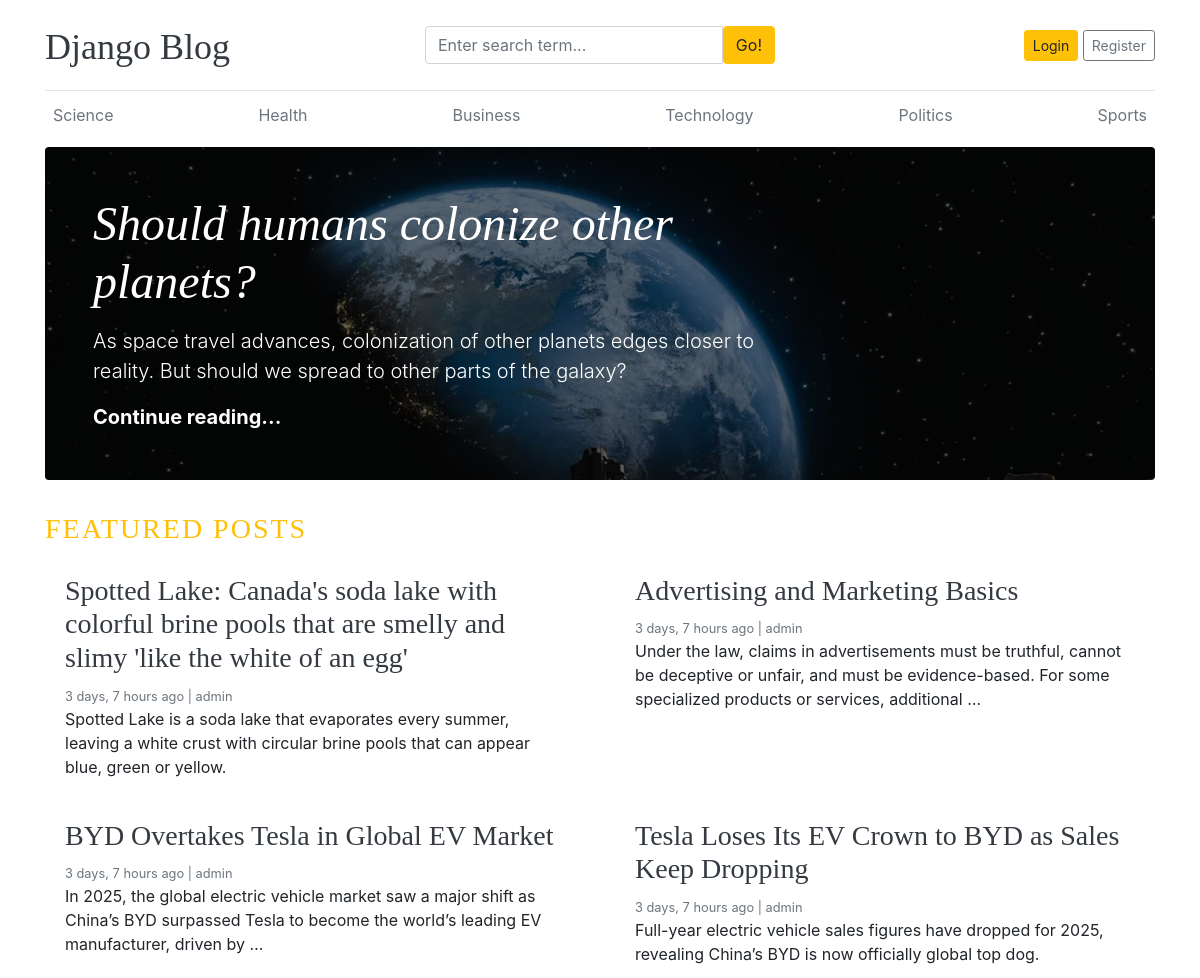
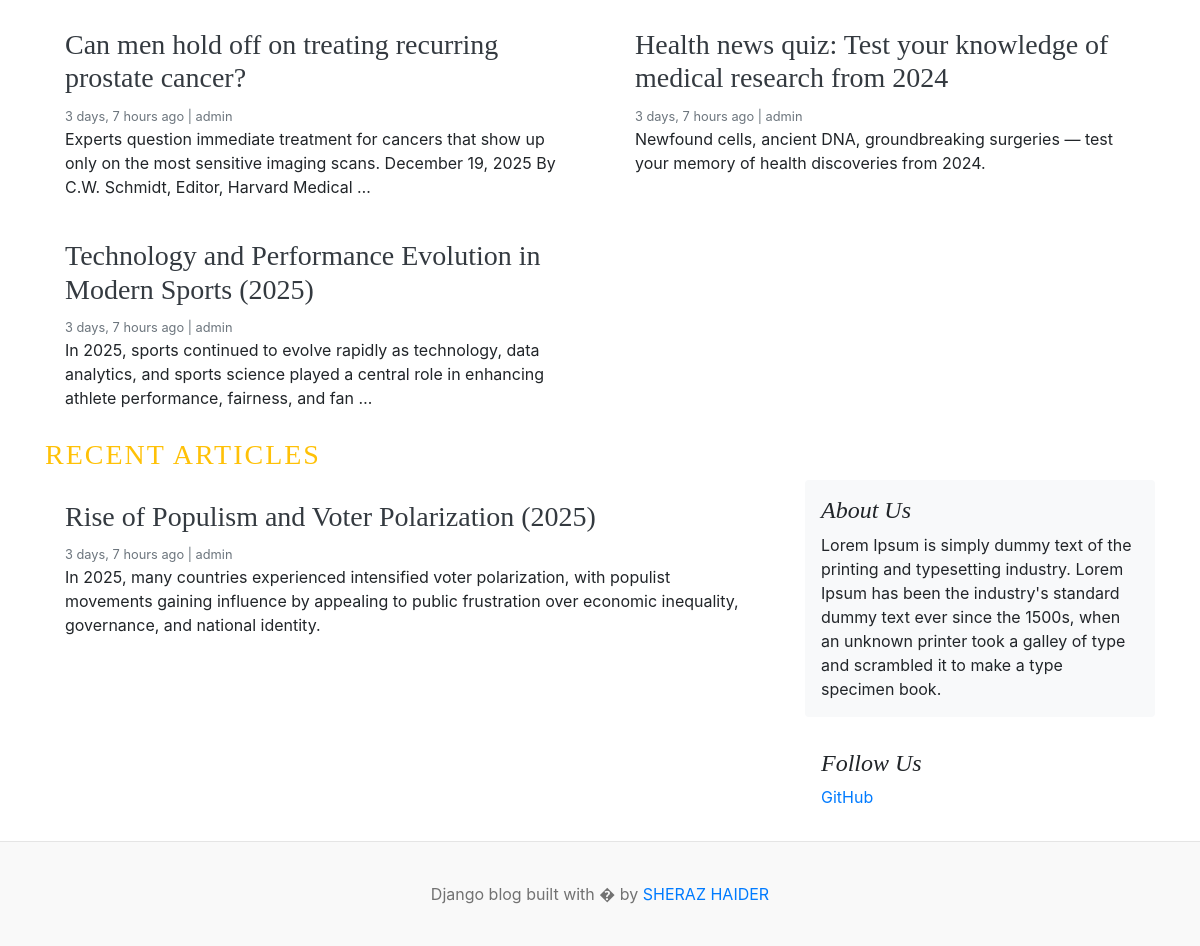
/, run on an earlier commit of the app's database (2 pictures, top to bottom).
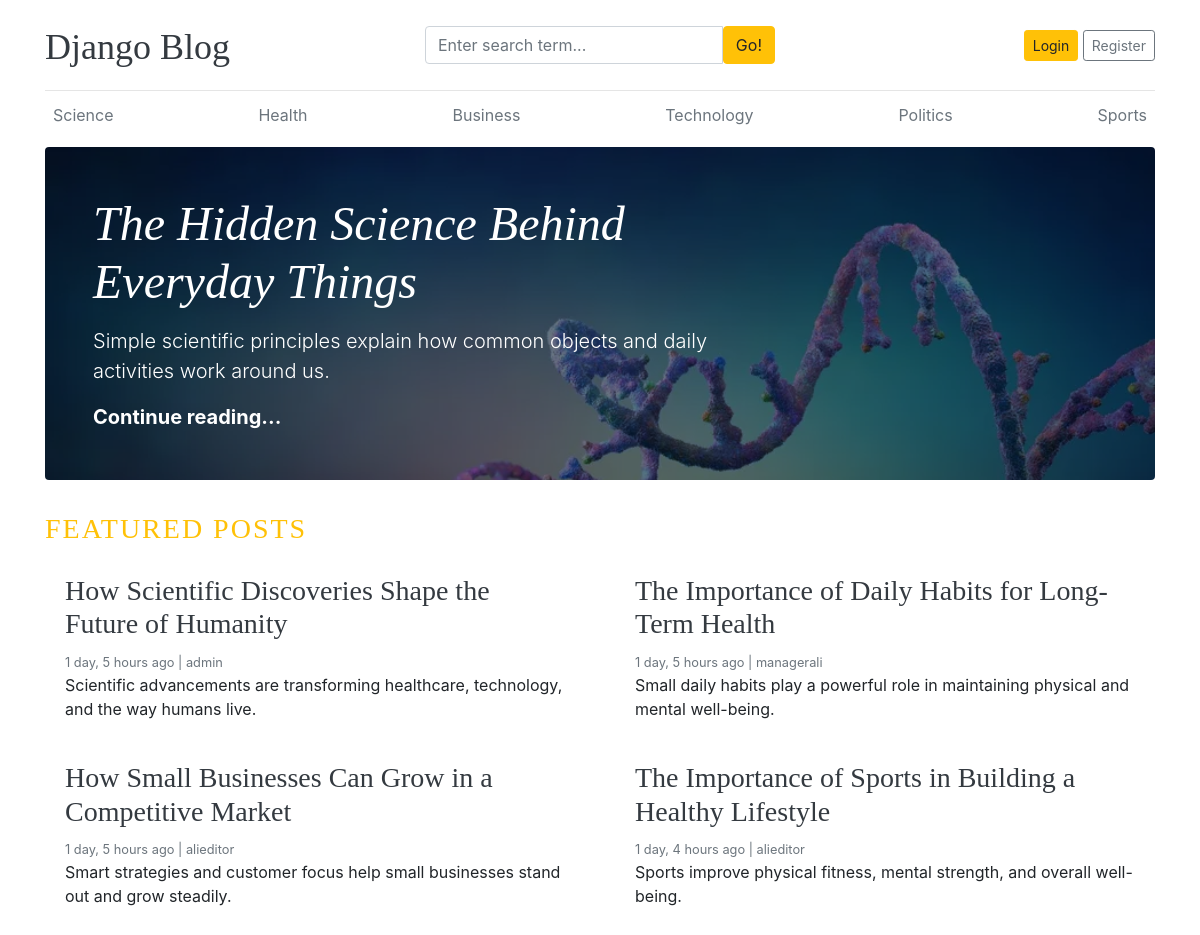
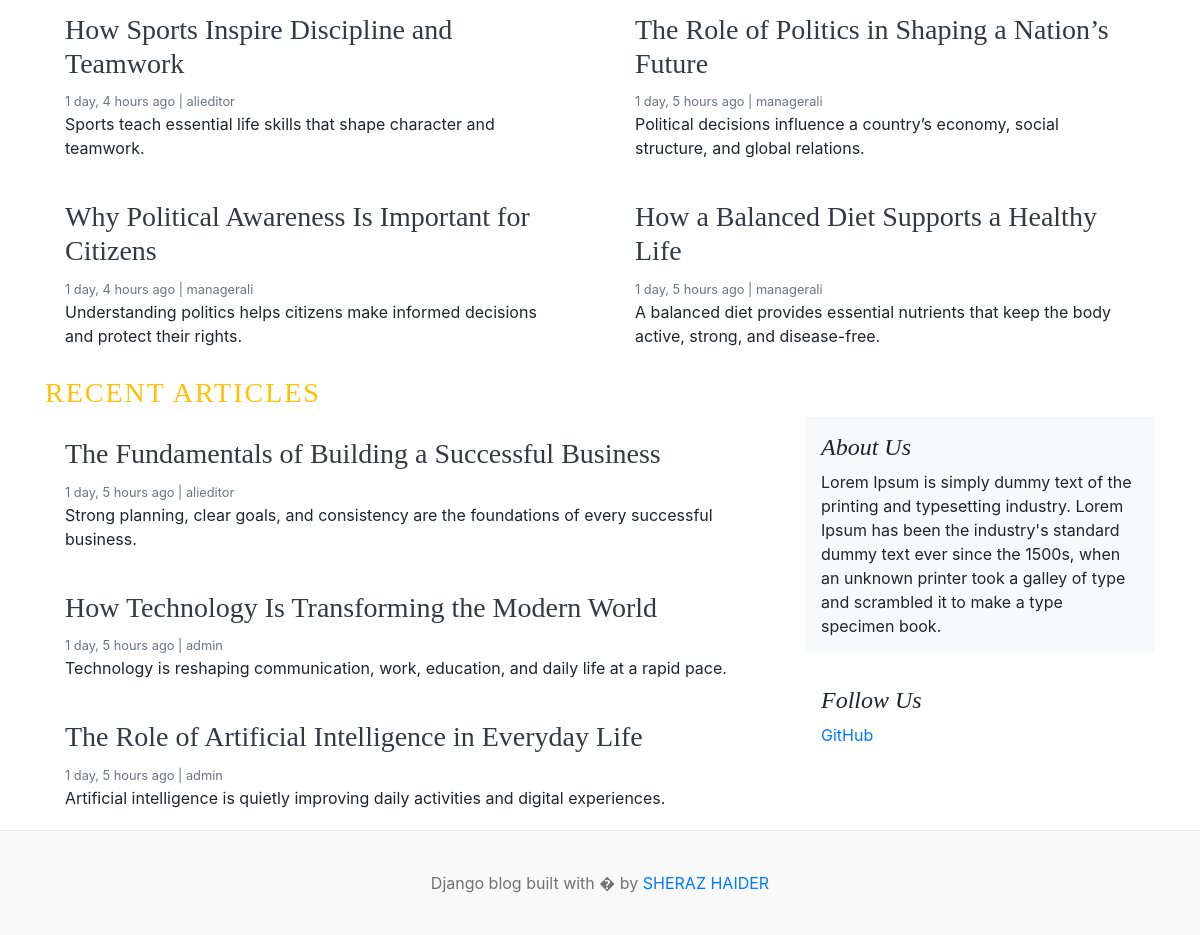
And on a later commit of the database (2 pictures, top to bottom).
### blogs/models.py (models this page shows, shortened)
class Catagory(models.Model):
    catagory_name = models.CharField(max_length=50, unique=True)
    created_at = models.DateTimeField(auto_now_add=True)
    updated_at = models.DateTimeField(auto_now=True)
    class Meta:
        verbose_name_plural = "Catagories"

class Blog(models.Model):
    title = models.CharField(max_length=200)
    slug = models.SlugField(max_length=200, unique=True, blank=True)
    catagory = models.ForeignKey(Catagory, on_delete=models.CASCADE)
    author = models.ForeignKey(User, on_delete=models.CASCADE)
    featured_image = models.ImageField(upload_to='uploads/%Y/%m/%d/')
    short_description = models.TextField(max_length=500)
    blog_body = models.TextField(max_length=5000)
    status = models.CharField(max_length=100, choices=STATUS_CHOICES, default='draft')
    is_featured = models.BooleanField(default=False)
    created_at = models.DateTimeField(auto_now_add=True)
    updated_at = models.DateTimeField(auto_now=True)

### assignment/models.py (models this page shows, shortened)
class SocialLink(models.Model):
    platform = models.CharField(max_length=100)
    link = models.URLField(max_length=200)
    created_at = models.DateTimeField(auto_now_add=True)
    updated_at = models.DateTimeField(auto_now=True)
    class Meta:
        verbose_name_plural = "Social Links"

### blog_main/views.py (the view)
# urls.py: path("", views.home, name="home"),
def home(request):
    featured_posts = Blog.objects.filter(is_featured=True,status='published').order_by('updated_at')
    posts = Blog.objects.filter(is_featured = False, status='published')
    try:
        about = About.objects.get()
    except:
        about = None
    context = {
        "featured_post": featured_posts,
        "posts": posts,
        "about": about,
    }
    return render(request, "home.html", context)

### blogs/context_processors.py (called while the page is built)
def get_catagories(request):
    catagories = Catagory.objects.all()
    return dict(catagories=catagories)

def get_social_links(request):
    social_links = SocialLink.objects.all()
    return dict(social_links=social_links)

### templates/home.html (shortened to what this page needs)
{% extends "base.html" %}
{% block content %}
{% for post in featured_post %}
    {% if forloop.first %}
    <div class="jumbotron p-3 p-md-5 text-white rounded bg-dark" style="background-image: url({{ post.featured_image.url}});background-blend-mode: overlay;background-size:cover;">
        <div class="col-md-8 px-0">
        <h1 class="display-4 font-italic">{{ post.title }}</h1>
        <p class="lead my-3">{{ post.short_description | truncatewords:25 }}</p>
        <p class="lead mb-0"><a href="{% url 'blogs' post.slug %}" class="text-white font-weight-bold">Continue reading...</a></p>
        </div>
    </div>
    {% endif %}
{% endfor %}
<h3 class = "text-uppercase text-warning" style="letter-spacing: 2px;">Featured Posts</h3>
  <div class="row mb-2">
    {% for post in featured_post %}
        {% if not forloop.first %}
    <div class="col-md-6">
      <div class="card border-0" >
        <div class="card-body">
          <h3><a href="{% url 'blogs' post.slug %}" class="text-dark">{{ post.title }}</a></h3>
          <small class="mb-1 text-muted">{{ post.created_at|timesince }} ago | {{ post.author }}</small>
          <p class="card-text">{{ post.short_description | truncatewords:25 }}</p>
        </div>
      </div>
    </div>
        {% endif %}
    {% endfor %}
  </div>
  <h3 class = "text-uppercase text-warning" style="letter-spacing: 2px;">Recent Articles</h3>
  <main role="main" class="container p-0">
    <div class="row">
      <div class="col-md-8 blog-main">
        {% for post in posts %}
        <div class="card border-0" >
        <div class="card-body">
          <h3><a href="{% url 'blogs' post.slug %}" class="text-dark">{{ post.title }}</a></h3>
          <small class="mb-1 text-muted">{{ post.created_at|timesince }} ago | {{ post.author }}</small>
          <p class="card-text">{{ post.short_description | truncatewords:25}}</p>
        </div>
      </div>
        {% endfor %}
      </div>
      <aside class="col-md-4 blog-sidebar">
        <div class="p-3 mb-3 bg-light rounded">
          <h4 class="font-italic">{{ about.about_heading }}</h4>
          <p class="mb-0">{{ about.about_description }}</p>
        </div>
        {% if social_links %}
        <div class="p-3">
          <h4 class="font-italic">Follow Us</h4>
          <ol class="list-unstyled">
            {% for link in social_links %}
            <li><a href="{{ link.link }}" target="_blank">{{ link.platform }}</a></li>
        {% endfor %}
          </ol>
        </div>
        {% endif %}
      </aside>
    </div>
  </main>
</div>
{% endblock content %}

### templates/base.html (shortened to what this page needs)
{% load static %}
<!DOCTYPE html>
<html lang="en">
<head>
    <link href="https://getbootstrap.com/docs/4.0/dist/css/bootstrap.min.css" rel="stylesheet">
    <link href="{% static 'css/blog.css' %}" rel="stylesheet">
    <link rel="stylesheet" href="https://cdnjs.cloudflare.com/ajax/libs/font-awesome/4.7.0/css/font-awesome.min.css">
  </head>
<body>
    <div class="container">
      <header class="blog-header py-3">
        <div class="row flex-nowrap justify-content-between align-items-center">
          <div class="col-4 pt-1">
            <a class="blog-header-logo text-dark" href="/">Django Blog</a>
          </div>
          <div class="col-4">
            <form action="{% url 'search' %}" method="GET">
              <div class="input-group">
                        <input class="form-control" type="text" name="keyword" value="{{ keyword }}" placeholder="Enter search term..." aria-label="Enter search term..." aria-describedby="button-search" />
                        <button type="submit" class="btn btn-warning" id="button-search" type="button">Go!</button>
                    </div>
            </form>
          </div>
          <div class="col-4 d-flex justify-content-end align-items-center">
            {% if not user.is_authenticated %}
            <a class="btn btn-sm btn-warning" href="{% url 'login' %}">Login</a> &nbsp;
            <a class="btn btn-sm btn-outline-secondary" href="{% url 'register' %}">Register</a>
            {% else %}
            <span class="mr-2 btn btn-sm btn-outline-secondary"><a href="{% url 'dashboard' %}">Dashboard</a></span>
            &emsp;
            <a class="btn btn-sm btn-outline-secondary" href="{% url 'logout' %}">Logout</a>
            {% endif %}
          </div>
        </div>
      </header>
      <div class="nav-scroller py-1 mb-2">
        <nav class="nav d-flex justify-content-between">
            {% for cat in catagories %}
          <a class="p-2 text-muted" href="{% url 'posts_by_catagory' cat.id %}">{{ cat.catagory_name }}</a>
            {% endfor %}
        </nav>
      </div>
{% block content %}{% endblock content %}
<footer class="blog-footer">
  <p>Django blog built with � by <a href="#">SHERAZ HAIDER</a></p>
</footer>
</body>
</html>

What changed in the data, as far as the page shows it:
removed Blog: featured_image (picture), title "Should humans colonize other planets?", short_description "As space travel advances, colonization of other planets edges closer to reality. But should we spread to other parts of the galaxy?"
removed Blog: title "Spotted Lake: Canada's soda lake with colorful brine pools that are smelly and slimy 'like the white of an egg'", created_at "3 days, 7 hours", author "admin", short_description "Spotted Lake is a soda lake that evaporates every summer, leaving a white crust with circular brine pools that can appear blue, green or yellow.", shown under "FEATURED POSTS"
removed Blog: title "Advertising and Marketing Basics", created_at "3 days, 7 hours", author "admin", short_description "Under the law, claims in advertisements must be truthful, cannot be deceptive or unfair, and must be evidence-based. For some specialized products or services, additional …", shown under "FEATURED POSTS"
removed Blog: title "BYD Overtakes Tesla in Global EV Market", created_at "3 days, 7 hours", author "admin", short_description "In 2025, the global electric vehicle market saw a major shift as China’s BYD surpassed Tesla to become the world’s leading EV manufacturer, driven by …", shown under "FEATURED POSTS"
removed Blog: title "Tesla Loses Its EV Crown to BYD as Sales Keep Dropping", created_at "3 days, 7 hours", author "admin", short_description "Full-year electric vehicle sales figures have dropped for 2025, revealing China’s BYD is now officially global top dog.", shown under "FEATURED POSTS"
removed Blog: title "Can men hold off on treating recurring prostate cancer?", created_at "3 days, 7 hours", author "admin", short_description "Experts question immediate treatment for cancers that show up only on the most sensitive imaging scans. December 19, 2025 By C.W. Schmidt, Editor, Harvard Medical …", shown under "FEATURED POSTS"
removed Blog: title "Health news quiz: Test your knowledge of medical research from 2024", created_at "3 days, 7 hours", author "admin", short_description "Newfound cells, ancient DNA, groundbreaking surgeries — test your memory of health discoveries from 2024.", shown under "FEATURED POSTS"
removed Blog: title "Technology and Performance Evolution in Modern Sports (2025)", created_at "3 days, 7 hours", author "admin", short_description "In 2025, sports continued to evolve rapidly as technology, data analytics, and sports science played a central role in enhancing athlete performance, fairness, and fan …", shown under "FEATURED POSTS"
removed Blog: title "Rise of Populism and Voter Polarization (2025)", created_at "3 days, 7 hours", author "admin", short_description "In 2025, many countries experienced intensified voter polarization, with populist movements gaining influence by appealing to public frustration over economic inequality, governance, and national identity.", shown under "RECENT ARTICLES"
added Blog: featured_image (picture), title "The Hidden Science Behind Everyday Things", short_description "Simple scientific principles explain how common objects and daily activities work around us."
added Blog: title "How Scientific Discoveries Shape the Future of Humanity", created_at "1 day, 5 hours", author "admin", short_description "Scientific advancements are transforming healthcare, technology, and the way humans live.", shown under "FEATURED POSTS"
added Blog: title "The Importance of Daily Habits for Long-Term Health", created_at "1 day, 5 hours", author "managerali", short_description "Small daily habits play a powerful role in maintaining physical and mental well-being.", shown under "FEATURED POSTS"
added Blog: title "How Small Businesses Can Grow in a Competitive Market", created_at "1 day, 5 hours", author "alieditor", short_description "Smart strategies and customer focus help small businesses stand out and grow steadily.", shown under "FEATURED POSTS"
added Blog: title "The Importance of Sports in Building a Healthy Lifestyle", created_at "1 day, 4 hours", author "alieditor", short_description "Sports improve physical fitness, mental strength, and overall well-being.", shown under "FEATURED POSTS"
added Blog: title "How Sports Inspire Discipline and Teamwork", created_at "1 day, 4 hours", author "alieditor", short_description "Sports teach essential life skills that shape character and teamwork.", shown under "FEATURED POSTS"
added Blog: title "The Role of Politics in Shaping a Nation’s Future", created_at "1 day, 5 hours", author "managerali", short_description "Political decisions influence a country’s economy, social structure, and global relations.", shown under "FEATURED POSTS"
added Blog: title "Why Political Awareness Is Important for Citizens", created_at "1 day, 4 hours", author "managerali", short_description "Understanding politics helps citizens make informed decisions and protect their rights.", shown under "FEATURED POSTS"
added Blog: title "How a Balanced Diet Supports a Healthy Life", created_at "1 day, 5 hours", author "managerali", short_description "A balanced diet provides essential nutrients that keep the body active, strong, and disease-free.", shown under "FEATURED POSTS"
added Blog: title "The Fundamentals of Building a Successful Business", created_at "1 day, 5 hours", author "alieditor", short_description "Strong planning, clear goals, and consistency are the foundations of every successful business.", shown under "RECENT ARTICLES"
added Blog: title "How Technology Is Transforming the Modern World", created_at "1 day, 5 hours", author "admin", short_description "Technology is reshaping communication, work, education, and daily life at a rapid pace.", shown under "RECENT ARTICLES"
added Blog: title "The Role of Artificial Intelligence in Everyday Life", created_at "1 day, 5 hours", author "admin", short_description "Artificial intelligence is quietly improving daily activities and digital experiences.", shown under "RECENT ARTICLES"
